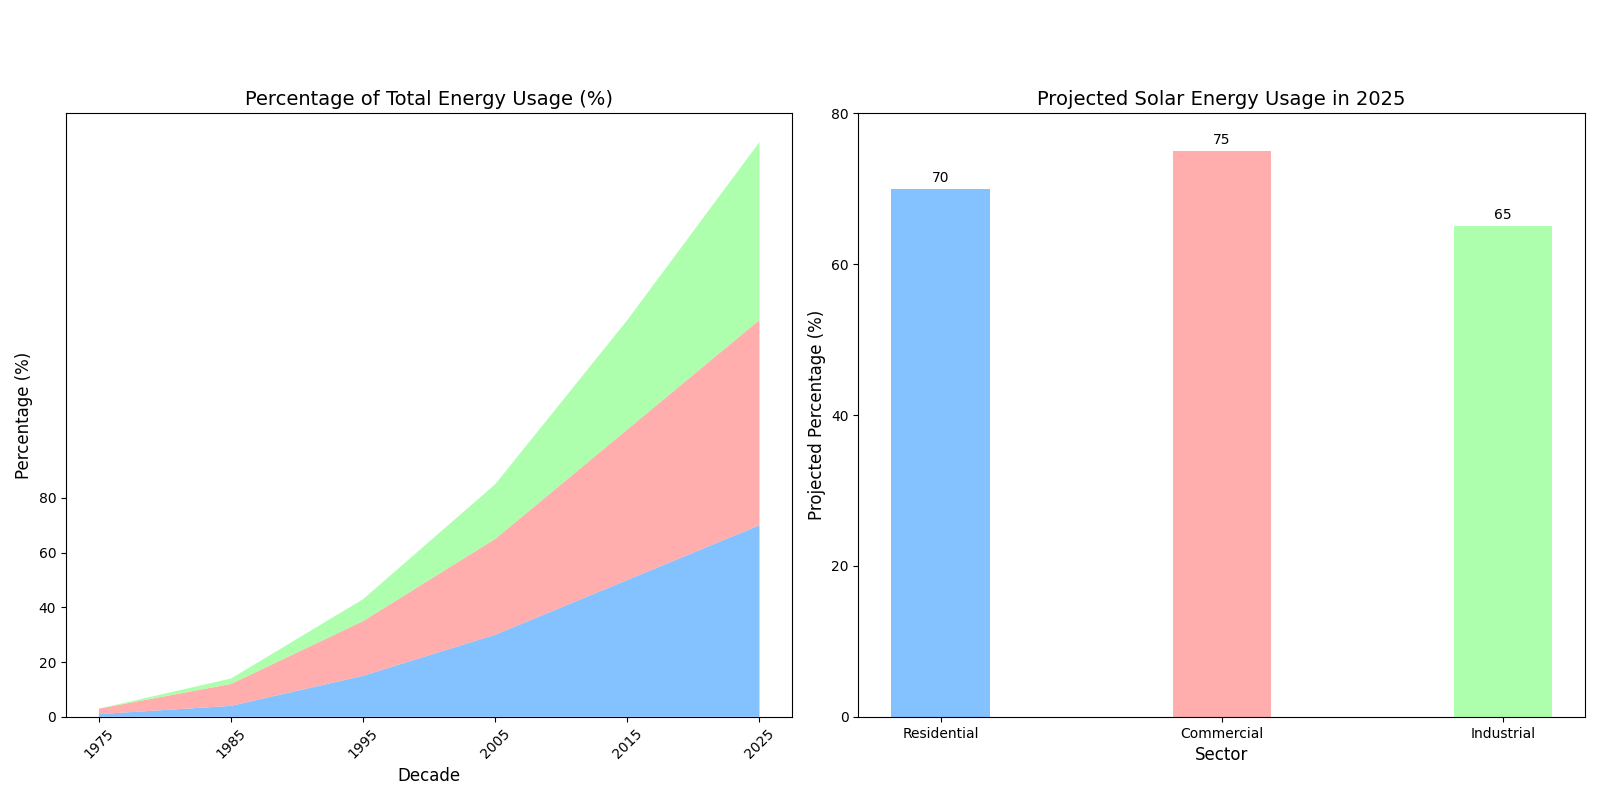

This chart was generated by the following Python code:
import matplotlib.pyplot as plt
import numpy as np

decades = np.arange(1975, 2030, 10)
residential_solar = [1, 4, 15, 30, 50, 70]
commercial_solar = [2, 8, 20, 35, 55, 75]
industrial_solar = [0, 2, 8, 20, 40, 65]

area_data = np.vstack([residential_solar, commercial_solar, industrial_solar])

# Shuffled colors for each sector
colors = ['#66b3ff', '#ff9999', '#99ff99']

fig, axes = plt.subplots(1, 2, figsize=(16, 8))
fig.suptitle('Growth of Solar Energy Adoption in the U.S. (1975-2025)', fontsize=16, fontweight='bold', y=1.05)

ax1 = axes[0]
ax1.stackplot(decades, area_data, colors=colors, alpha=0.8)
ax1.set_title('Percentage of Total Energy Usage (%)', fontsize=14)
ax1.set_xlabel('Decade', fontsize=12)
ax1.set_ylabel('Percentage (%)', fontsize=12)
ax1.set_xticks(decades)
ax1.set_yticks(np.arange(0, 81, 20))
ax1.tick_params(axis='x', rotation=45)

bar_width = 0.35
categories = ['Residential', 'Commercial', 'Industrial']
usage_perc_2025 = [70, 75, 65]

ax2 = axes[1]
bars = ax2.bar(categories, usage_perc_2025, bar_width, color=colors, alpha=0.8)
ax2.set_title('Projected Solar Energy Usage in 2025', fontsize=14)
ax2.set_xlabel('Sector', fontsize=12)
ax2.set_ylabel('Projected Percentage (%)', fontsize=12)
ax2.set_yticks(np.arange(0, 81, 20))
ax2.bar_label(bars, padding=3)

plt.tight_layout(rect=[0, 0, 1, 0.95])

plt.show()
